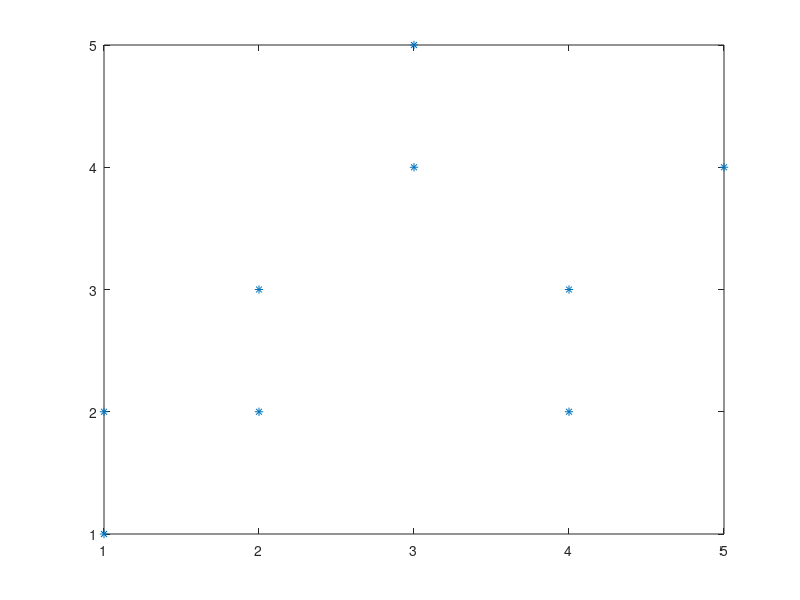

MATLAB code for this plot: (Note: this script raises an error after producing the figure.)
clc
clear all 
close all
x = [1 1 2 2 4 4 3 3 5; 1 2 2 3 2 3 4 5 4];
plot(x(1,:),x(2,:),'*')
t = [0 0 0 0 1 1 1 1 1];
net = perceptron;
net = train(net,x,t);
%view(net)
y = net(x)

%  new_x=[2;5];
%  Y_new=sim(net,new_x)
% % 
% net.IW{1,1}
% net.b

% hardlim
% n = -5:1:5;
% a = hardlim(n)
